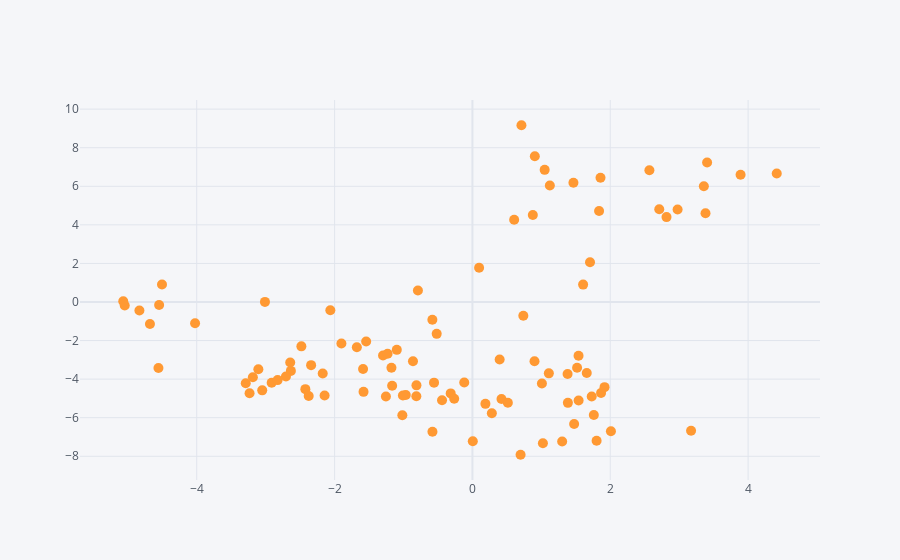

This figure's notebook cell:
### Markdown cell above
## Scatter

### Code cell
df.iplot(x='A', y='B', mode='markers', size=10)
